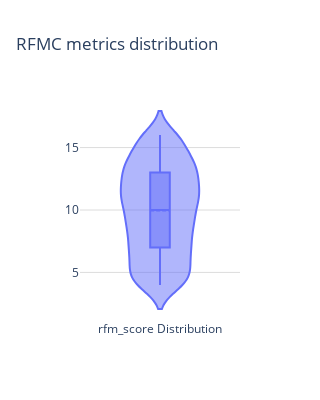

The code cell stored with this chart in its notebook:
### Code cell
rfm_score = add_quantiles(rfm, ['monetary', 'frequency', 'clumpiness'], ['recency'])

#Higher level of clumpiness indicates transaction concentrated within a short time period, this represents a hight risk of churn
make_violin_plot(
        df=rfm_score, 
        y=['rfm_score']
    )

### Figure 1 — Plotly figure (JSON) as saved in the notebook; plotly's stock layout.template omitted (floating-point values rounded to 4 significant figures; data arrays with more than 128 entries replaced by an {"elided": "..."} marker saying what was removed)
{"data": [{"box": {"visible": true}, "meanline": {"visible": true}, "name": "rfm_score Distribution", "showlegend": false, "type": "violin", "xaxis": "x", "y": {"elided": "918 int values"}, "yaxis": "y"}], "layout": {"height": 400, "plot_bgcolor": "rgba(0,0,0,0)", "title": {"text": "RFMC metrics distribution"}, "width": 300, "xaxis": {"anchor": "y", "domain": [0, 1], "showgrid": false, "zeroline": false}, "yaxis": {"anchor": "x", "domain": [0, 1], "gridcolor": "rgba(220,220,220,1)", "showgrid": true, "showticklabels": true, "zeroline": false}}}
